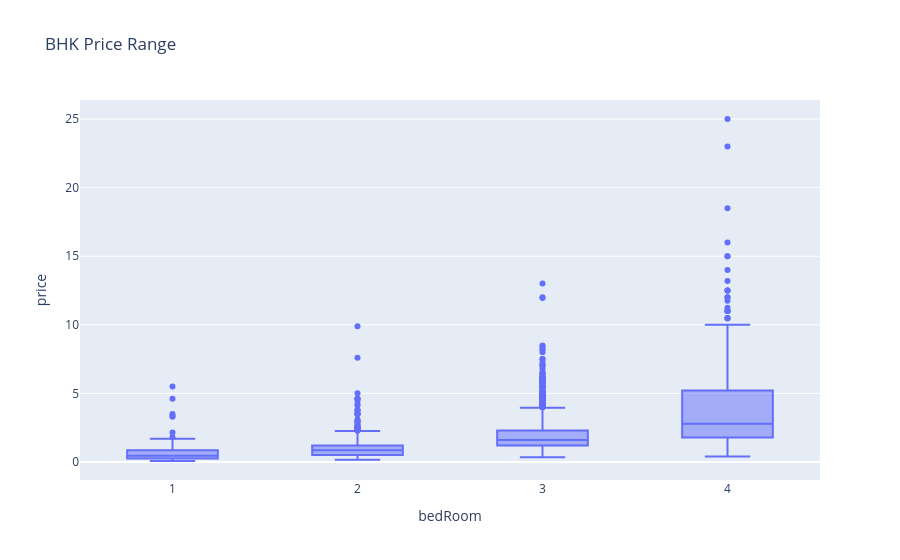

Write notebook code for a chart like this one.
### Markdown cell above
### Graph 5

### Code cell
temp_df = df[df['bedRoom'] <= 4]
# Create side-by-side boxplots of the total bill amounts by day
fig = px.box(temp_df, x='bedRoom', y='price', title='BHK Price Range')
fig.show()

### Figure 1 — Plotly figure (JSON) as saved in the notebook; plotly's stock layout.template omitted (floating-point values rounded to 4 significant figures; data arrays with more than 128 entries replaced by an {"elided": "..."} marker saying what was removed)
{"data": [{"alignmentgroup": "True", "hovertemplate": "bedRoom=%{x}<br>price=%{y}<extra></extra>", "legendgroup": "", "marker": {"color": "#636efa"}, "name": "", "notched": false, "offsetgroup": "", "orientation": "v", "showlegend": false, "type": "box", "x": {"elided": "3248 float values"}, "x0": " ", "xaxis": "x", "y": {"elided": "3248 float values"}, "y0": " ", "yaxis": "y"}], "layout": {"boxmode": "group", "legend": {"tracegroupgap": 0}, "title": {"text": "BHK Price Range"}, "xaxis": {"anchor": "y", "domain": [0, 1], "title": {"text": "bedRoom"}}, "yaxis": {"anchor": "x", "domain": [0, 1], "title": {"text": "price"}}}}
